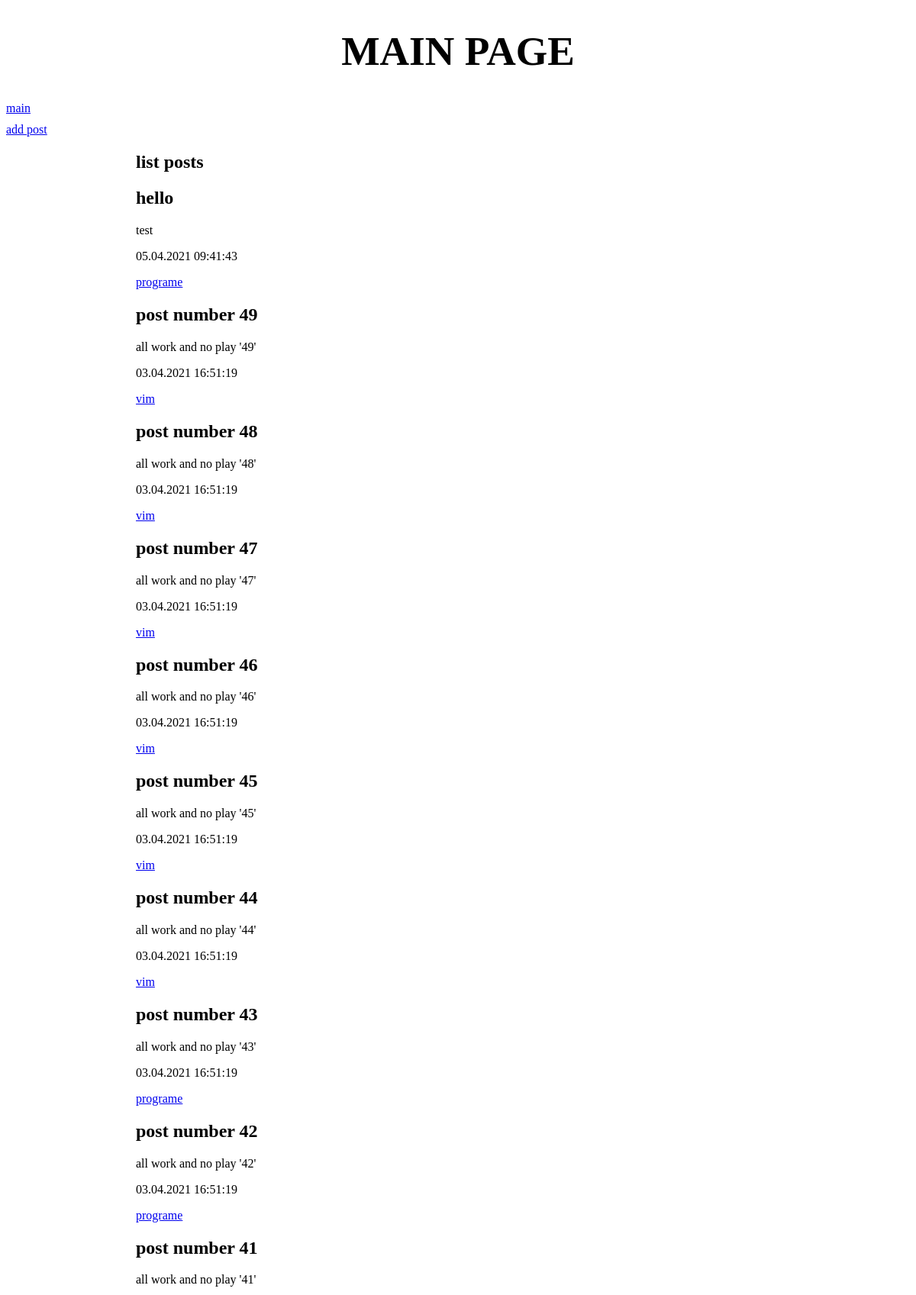
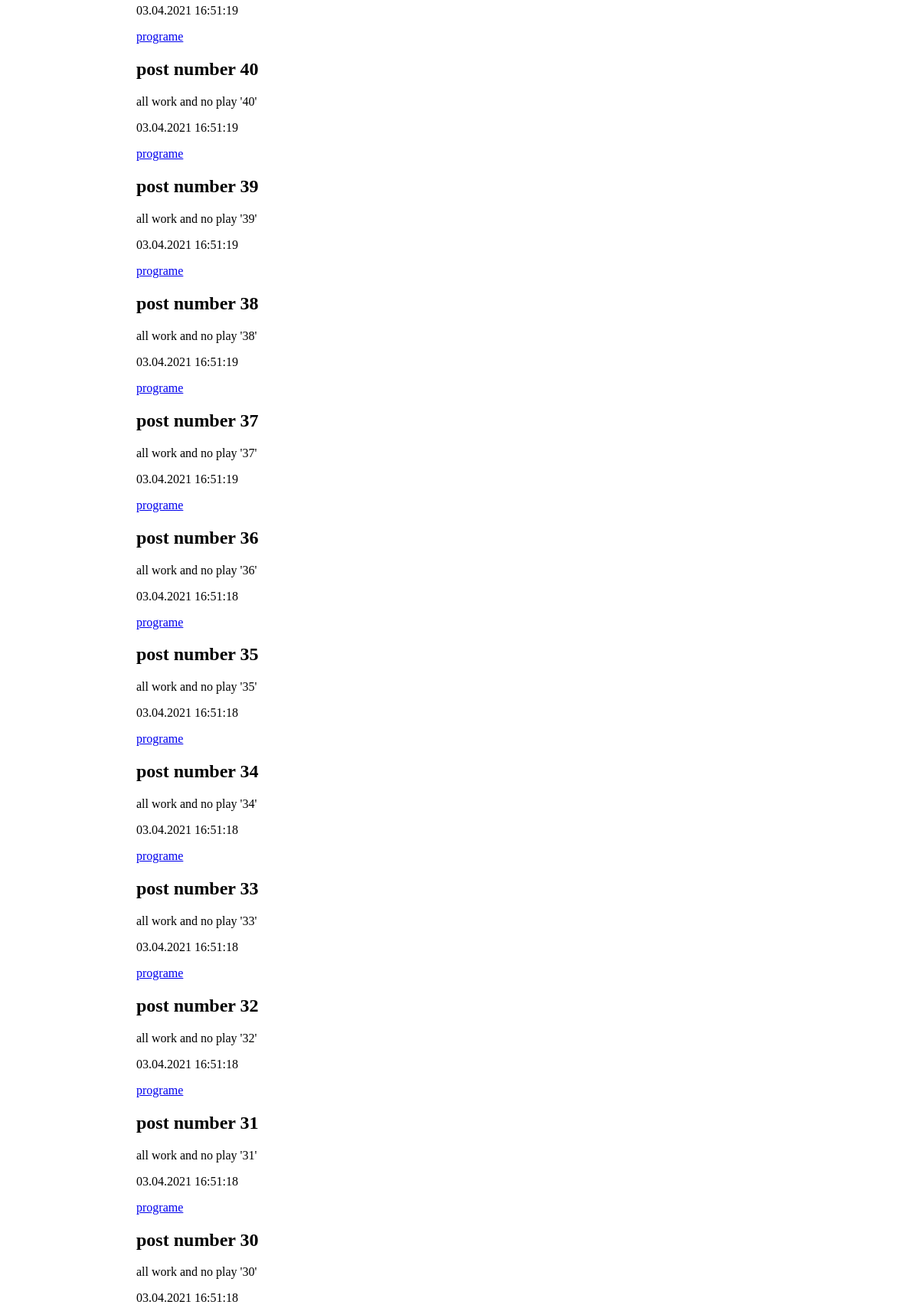
Screenshot of /blog/ (upper part) with the database file from the repository (2 pictures, top to bottom).
### blog/models.py (models this page shows, shortened)
class Post(models.Model):
    title = models.CharField(max_length = 50,verbose_name='sobject',blank=True)
    content = models.TextField(blank=True,null=True,verbose_name='text')
    published = models.DateTimeField(auto_now_add=True,db_index=True,verbose_name='date')
    tegs = models.ManyToManyField('Teg')
    class Meta:
        unique_together = ('title','content')   #unique title + contetn
        default_related_name = 'posts'          #include post_set
        verbose_name_plural = 'Posts'
        verbose_name = 'Post'
        ordering = ['-published']

class Teg(models.Model):
    name = models.CharField(max_length= 40,unique=True,
                            verbose_name = 'teg_name')
    class Meta:
        verbose_name_plural = 'tegs'
        verbose_name = 'teg'
        ordering = ['name']

### blog/views.py (the view)
# urls.py: path('',index,name='main'),
def index(request):
    posts = Post.objects.all()
    tegs = Teg.objects.all()
    context = {'posts':posts,'tegs':tegs}
    return render(request, 'blog/main.html',context)

### blog/templates/blog/main.html
{% extends "layout/basic.html" %}
{% block content %}
	<h2> list posts </h2>
	{% for post in posts %}
	<div>
		<h2>{{ post.title }}</h2>
		<p>{{ post.content }}</p>
		<p>{{ post.published|date:"d.m.Y H:i:s" }}</p>
		{% for teg in post.tegs.all %}
			<p><a href="{% url 'by_teg' teg.name %}">{{ teg.name }}</a></p>
		{% endfor %}
	</div>
	{% endfor %}
{% endblock %}

### rows the page displays
Post: title "hello", content "test", published "05.04.2021 09:41:43"
Teg: name "programe"
Post: title "post number 49", content "all work and no play '49'", published "03.04.2021 16:51:19"
Teg: name "vim"
Post: title "post number 48", content "all work and no play '48'", published "03.04.2021 16:51:19"
Post: title "post number 47", content "all work and no play '47'", published "03.04.2021 16:51:19"
Post: title "post number 46", content "all work and no play '46'", published "03.04.2021 16:51:19"
Post: title "post number 45", content "all work and no play '45'", published "03.04.2021 16:51:19"
Post: title "post number 44", content "all work and no play '44'", published "03.04.2021 16:51:19"
Post: title "post number 43", content "all work and no play '43'", published "03.04.2021 16:51:19"
Post: title "post number 42", content "all work and no play '42'", published "03.04.2021 16:51:19"
Post: title "post number 41", content "all work and no play '41'", published "03.04.2021 16:51:19"
Post: title "post number 40", content "all work and no play '40'", published "03.04.2021 16:51:19"
Post: title "post number 39", content "all work and no play '39'", published "03.04.2021 16:51:19"
Post: title "post number 38", content "all work and no play '38'", published "03.04.2021 16:51:19"
Post: title "post number 37", content "all work and no play '37'", published "03.04.2021 16:51:19"
Post: title "post number 36", content "all work and no play '36'", published "03.04.2021 16:51:18"
Post: title "post number 35", content "all work and no play '35'", published "03.04.2021 16:51:18"
Post: title "post number 34", content "all work and no play '34'", published "03.04.2021 16:51:18"
Post: title "post number 33", content "all work and no play '33'", published "03.04.2021 16:51:18"
Post: title "post number 32", content "all work and no play '32'", published "03.04.2021 16:51:18"
Post: title "post number 31", content "all work and no play '31'", published "03.04.2021 16:51:18"
Post: title "post number 30", content "all work and no play '30'", published "03.04.2021 16:51:18"
